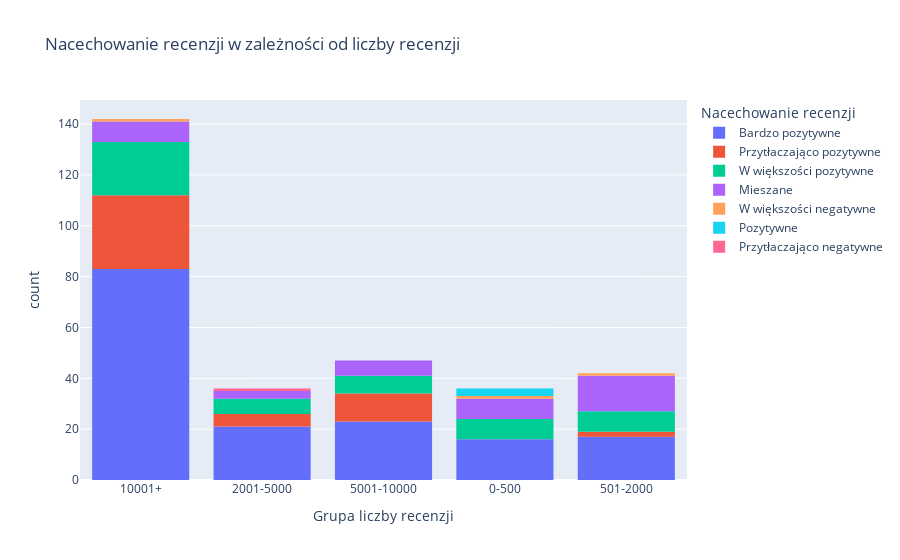

This figure's notebook cell:
### Code cell
# 4. Wpływ liczby recenzji na nacechowanie recenzji

# Tworzenie grup na podstawie liczby recenzji
df['Recenzje_grupa'] = pd.cut(df['Liczba recenzji'].astype(int),
                               bins=[0, 500, 2000, 5000, 10000, df['Liczba recenzji'].astype(int).max()],
                               labels=['0-500', '501-2000', '2001-5000', '5001-10000', '10001+'])

# Rozkład nacechowania recenzji
fig = px.histogram(df, x='Recenzje_grupa', color='Nacechowanie recenzji',
                   title='Nacechowanie recenzji w zależności od liczby recenzji',
                   labels={'Recenzje_grupa': 'Grupa liczby recenzji', 'count': 'Liczba gier'})
fig.show()

### Figure 1 — Plotly figure (JSON) as saved in the notebook; plotly's stock layout.template omitted (floating-point values rounded to 4 significant figures; data arrays with more than 128 entries replaced by an {"elided": "..."} marker saying what was removed)
{"data": [{"alignmentgroup": "True", "bingroup": "x", "hovertemplate": "Nacechowanie recenzji=Bardzo pozytywne<br>Grupa liczby recenzji=%{x}<br>count=%{y}<extra></extra>", "legendgroup": "Bardzo pozytywne", "marker": {"color": "#636efa", "pattern": {"shape": ""}}, "name": "Bardzo pozytywne", "offsetgroup": "Bardzo pozytywne", "orientation": "v", "showlegend": true, "type": "histogram", "x": {"elided": "160 str values"}, "xaxis": "x", "yaxis": "y"}, {"alignmentgroup": "True", "bingroup": "x", "hovertemplate": "Nacechowanie recenzji=Przytłaczająco pozytywne<br>Grupa liczby recenzji=%{x}<br>count=%{y}<extra></extra>", "legendgroup": "Przytłaczająco pozytywne", "marker": {"color": "#EF553B", "pattern": {"shape": ""}}, "name": "Przytłaczająco pozytywne", "offsetgroup": "Przytłaczająco pozytywne", "orientation": "v", "showlegend": true, "type": "histogram", "x": ["10001+", "10001+", "10001+", "10001+", "10001+", "10001+", "10001+", "10001+", "10001+", "10001+", "10001+", "5001-10000", "10001+", "10001+", "5001-10000", "10001+", "2001-5000", "2001-5000", "10001+", "10001+", "5001-10000", "10001+", "10001+", "10001+", "10001+", "2001-5000", "10001+", "10001+", "10001+", "501-2000", "2001-5000", "10001+", "2001-5000", "10001+", "5001-10000", "10001+", "5001-10000", "10001+", "5001-10000", "5001-10000", "10001+", "5001-10000", "5001-10000", "501-2000", "5001-10000", "5001-10000", "10001+"], "xaxis": "x", "yaxis": "y"}, {"alignmentgroup": "True", "bingroup": "x", "hovertemplate": "Nacechowanie recenzji=W większości pozytywne<br>Grupa liczby recenzji=%{x}<br>count=%{y}<extra></extra>", "legendgroup": "W większości pozytywne", "marker": {"color": "#00cc96", "pattern": {"shape": ""}}, "name": "W większości pozytywne", "offsetgroup": "W większości pozytywne", "orientation": "v", "showlegend": true, "type": "histogram", "x": ["10001+", "10001+", "10001+", "10001+", "10001+", "10001+", "10001+", "10001+", "10001+", "10001+", "10001+", "501-2000", "10001+", "0-500", "501-2000", "5001-10000", "2001-5000", "10001+", "10001+", "2001-5000", "10001+", "5001-10000", "501-2000", "501-2000", "10001+", "5001-10000", "10001+", "501-2000", "10001+", "501-2000", "0-500", "10001+", "5001-10000", "5001-10000", "0-500", "501-2000", "501-2000", "10001+", "2001-5000", "2001-5000", "0-500", "10001+", "0-500", "0-500", "5001-10000", "0-500", "2001-5000", "5001-10000", "0-500", "2001-5000"], "xaxis": "x", "yaxis": "y"}, {"alignmentgroup": "True", "bingroup": "x", "hovertemplate": "Nacechowanie recenzji=Mieszane<br>Grupa liczby recenzji=%{x}<br>count=%{y}<extra></extra>", "legendgroup": "Mieszane", "marker": {"color": "#ab63fa", "pattern": {"shape": ""}}, "name": "Mieszane", "offsetgroup": "Mieszane", "orientation": "v", "showlegend": true, "type": "histogram", "x": ["10001+", "10001+", "0-500", "501-2000", "10001+", "5001-10000", "10001+", "10001+", "501-2000", "501-2000", "0-500", "2001-5000", "0-500", "501-2000", "501-2000", "10001+", "10001+", "501-2000", "501-2000", "501-2000", "0-500", "501-2000", "10001+", "501-2000", "501-2000", "501-2000", "0-500", "2001-5000", "5001-10000", "0-500", "501-2000", "501-2000", "2001-5000", "5001-10000", "5001-10000", "5001-10000", "0-500", "0-500", "5001-10000"], "xaxis": "x", "yaxis": "y"}, {"alignmentgroup": "True", "bingroup": "x", "hovertemplate": "Nacechowanie recenzji=W większości negatywne<br>Grupa liczby recenzji=%{x}<br>count=%{y}<extra></extra>", "legendgroup": "W większości negatywne", "marker": {"color": "#FFA15A", "pattern": {"shape": ""}}, "name": "W większości negatywne", "offsetgroup": "W większości negatywne", "orientation": "v", "showlegend": true, "type": "histogram", "x": ["10001+", "0-500", "501-2000"], "xaxis": "x", "yaxis": "y"}, {"alignmentgroup": "True", "bingroup": "x", "hovertemplate": "Nacechowanie recenzji=Pozytywne<br>Grupa liczby recenzji=%{x}<br>count=%{y}<extra></extra>", "legendgroup": "Pozytywne", "marker": {"color": "#19d3f3", "pattern": {"shape": ""}}, "name": "Pozytywne", "offsetgroup": "Pozytywne", "orientation": "v", "showlegend": true, "type": "histogram", "x": ["0-500", "0-500", "0-500"], "xaxis": "x", "yaxis": "y"}, {"alignmentgroup": "True", "bingroup": "x", "hovertemplate": "Nacechowanie recenzji=Przytłaczająco negatywne<br>Grupa liczby recenzji=%{x}<br>count=%{y}<extra></extra>", "legendgroup": "Przytłaczająco negatywne", "marker": {"color": "#FF6692", "pattern": {"shape": ""}}, "name": "Przytłaczająco negatywne", "offsetgroup": "Przytłaczająco negatywne", "orientation": "v", "showlegend": true, "type": "histogram", "x": ["2001-5000"], "xaxis": "x", "yaxis": "y"}], "layout": {"barmode": "relative", "legend": {"title": {"text": "Nacechowanie recenzji"}, "tracegroupgap": 0}, "title": {"text": "Nacechowanie recenzji w zależności od liczby recenzji"}, "xaxis": {"anchor": "y", "domain": [0, 1], "title": {"text": "Grupa liczby recenzji"}}, "yaxis": {"anchor": "x", "domain": [0, 1], "title": {"text": "count"}}}}
